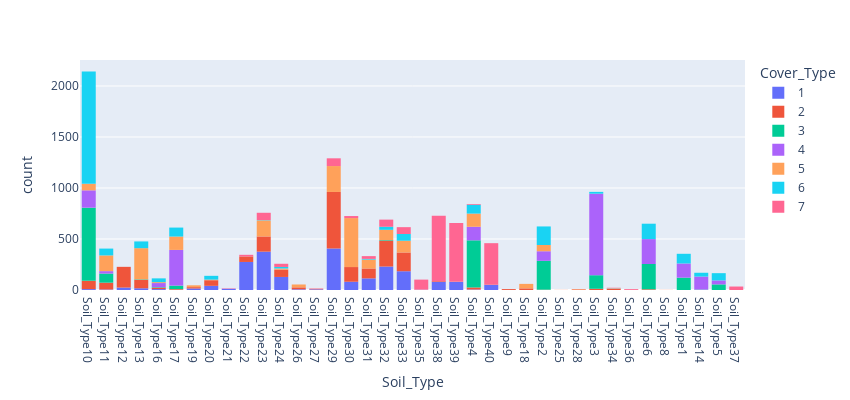

Notebook code cell kept with this figure:
### Code cell
fig = px.histogram(data.sort_values(['Cover_Type', 'Soil_Type']), 
                   x = 'Soil_Type', color = 'Cover_Type', height = 400, width = 850)
fig.show()

### Figure 1 — Plotly figure (JSON) as saved in the notebook; plotly's stock layout.template omitted (floating-point values rounded to 4 significant figures; data arrays with more than 128 entries replaced by an {"elided": "..."} marker saying what was removed)
{"data": [{"alignmentgroup": "True", "bingroup": "x", "hovertemplate": "Cover_Type=1<br>Soil_Type=%{x}<br>count=%{y}<extra></extra>", "legendgroup": "1", "marker": {"color": "#636efa"}, "name": "1", "offsetgroup": "1", "orientation": "v", "showlegend": true, "type": "histogram", "x": {"elided": "2160 str values"}, "xaxis": "x", "yaxis": "y"}, {"alignmentgroup": "True", "bingroup": "x", "hovertemplate": "Cover_Type=2<br>Soil_Type=%{x}<br>count=%{y}<extra></extra>", "legendgroup": "2", "marker": {"color": "#EF553B"}, "name": "2", "offsetgroup": "2", "orientation": "v", "showlegend": true, "type": "histogram", "x": {"elided": "2160 str values"}, "xaxis": "x", "yaxis": "y"}, {"alignmentgroup": "True", "bingroup": "x", "hovertemplate": "Cover_Type=3<br>Soil_Type=%{x}<br>count=%{y}<extra></extra>", "legendgroup": "3", "marker": {"color": "#00cc96"}, "name": "3", "offsetgroup": "3", "orientation": "v", "showlegend": true, "type": "histogram", "x": {"elided": "2160 str values"}, "xaxis": "x", "yaxis": "y"}, {"alignmentgroup": "True", "bingroup": "x", "hovertemplate": "Cover_Type=4<br>Soil_Type=%{x}<br>count=%{y}<extra></extra>", "legendgroup": "4", "marker": {"color": "#ab63fa"}, "name": "4", "offsetgroup": "4", "orientation": "v", "showlegend": true, "type": "histogram", "x": {"elided": "2160 str values"}, "xaxis": "x", "yaxis": "y"}, {"alignmentgroup": "True", "bingroup": "x", "hovertemplate": "Cover_Type=5<br>Soil_Type=%{x}<br>count=%{y}<extra></extra>", "legendgroup": "5", "marker": {"color": "#FFA15A"}, "name": "5", "offsetgroup": "5", "orientation": "v", "showlegend": true, "type": "histogram", "x": {"elided": "2160 str values"}, "xaxis": "x", "yaxis": "y"}, {"alignmentgroup": "True", "bingroup": "x", "hovertemplate": "Cover_Type=6<br>Soil_Type=%{x}<br>count=%{y}<extra></extra>", "legendgroup": "6", "marker": {"color": "#19d3f3"}, "name": "6", "offsetgroup": "6", "orientation": "v", "showlegend": true, "type": "histogram", "x": {"elided": "2160 str values"}, "xaxis": "x", "yaxis": "y"}, {"alignmentgroup": "True", "bingroup": "x", "hovertemplate": "Cover_Type=7<br>Soil_Type=%{x}<br>count=%{y}<extra></extra>", "legendgroup": "7", "marker": {"color": "#FF6692"}, "name": "7", "offsetgroup": "7", "orientation": "v", "showlegend": true, "type": "histogram", "x": {"elided": "2160 str values"}, "xaxis": "x", "yaxis": "y"}], "layout": {"barmode": "relative", "height": 400, "legend": {"title": {"text": "Cover_Type"}, "tracegroupgap": 0}, "margin": {"t": 60}, "width": 850, "xaxis": {"anchor": "y", "domain": [0, 1], "title": {"text": "Soil_Type"}}, "yaxis": {"anchor": "x", "domain": [0, 1], "title": {"text": "count"}}}}
